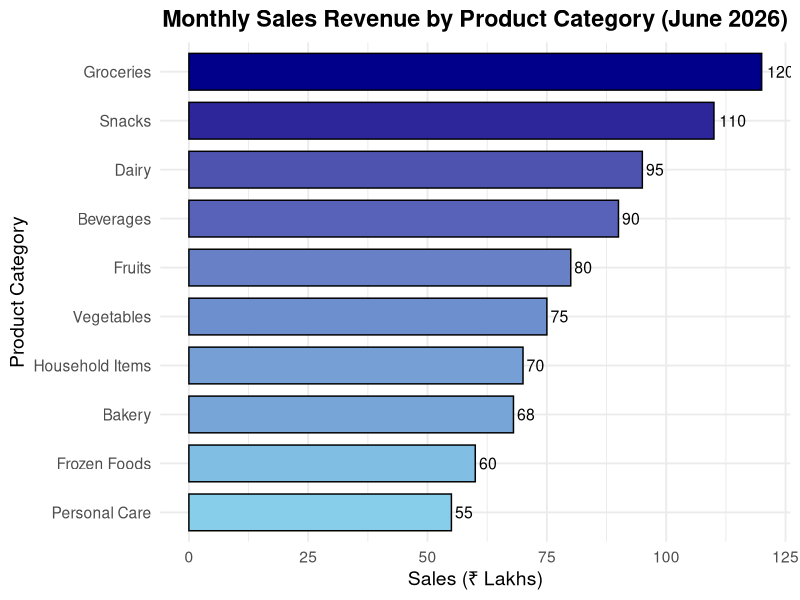

Write the R code that produced this figure.
library(ggplot2)

sales <- data.frame(
  Category = c("Groceries","Dairy","Fruits","Vegetables",
               "Bakery","Beverages","Snacks",
               "Personal Care","Household Items",
               "Frozen Foods"),

  Sales = c(120,95,80,75,68,90,110,55,70,60)
)

ggplot(sales,
       aes(x = reorder(Category, Sales),
           y = Sales,
           fill = Sales)) +

geom_col(width = 0.75,
         color = "black") +

coord_flip() +

geom_text(aes(label = Sales),
          hjust = -0.2,
          size = 4) +

scale_fill_gradient(low = "skyblue",
                    high = "darkblue") +

labs(
title="Monthly Sales Revenue by Product Category (June 2026)",
x="Product Category",
y="Sales (₹ Lakhs)"
) +

theme_minimal(base_size = 14) +

theme(
plot.title = element_text(face="bold",hjust=0.5),
legend.position="none"
)
